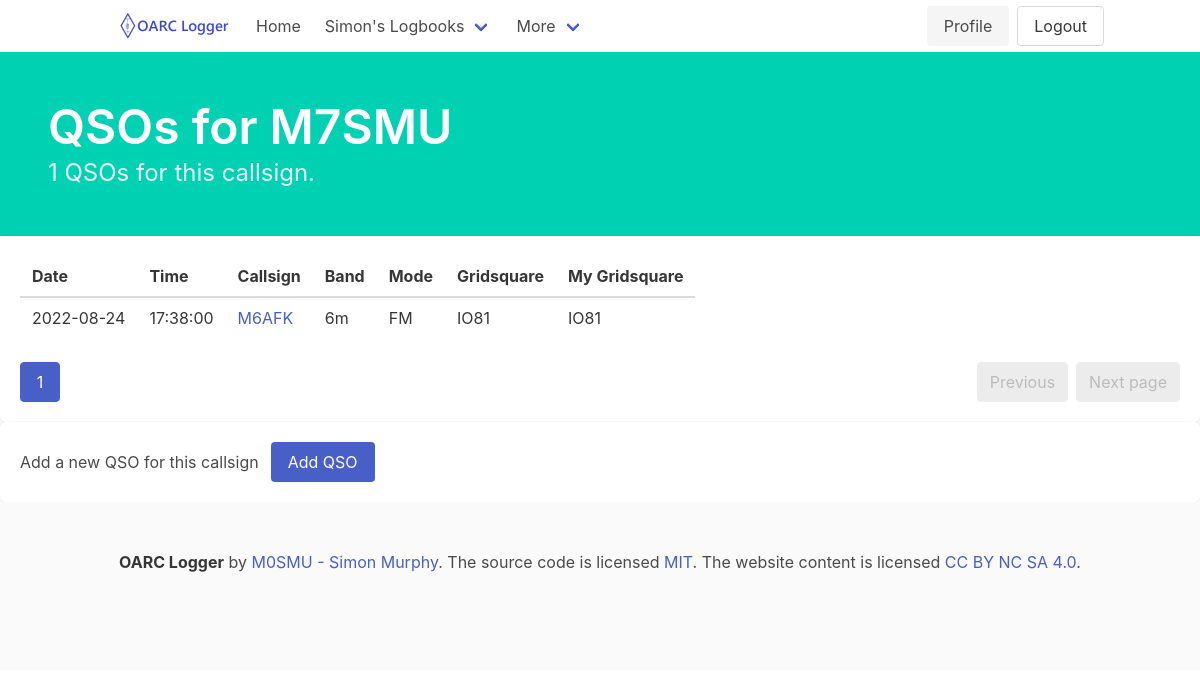
The app's page /callsigns/M7SMU/qsos (signed in) with its own data.
### logger/models.py (models this page shows, shortened)
class User(UserMixin, db.Model):
    id = db.Column(db.Integer, primary_key=True) # primary keys are required by SQLAlchemy
    name = db.Column(db.String(1000), unique=True)
    email = db.Column(db.String(100), unique=True)
    password = db.Column(db.String(100))
    created_on = db.Column(db.DateTime())
    last_login = db.Column(db.DateTime())
    callsigns = db.relationship('Callsign', backref='user', lazy=True)

class QSO(db.Model):
    id = db.Column(db.Integer, primary_key=True) # primary keys are required by SQLAlchemy
    band = db.Column(db.String(25))
    band_rx = db.Column(db.String(25))
    mode = db.Column(db.String(25))
    submode = db.Column(db.String(25))
    freq = db.Column(db.String(25))
    freq_rx = db.Column(db.String(25))
    call = db.Column(db.String(50))
    station_callsign = db.Column(db.String(50))
    operator = db.Column(db.String(50))
    owner_callsign = db.Column(db.String(50))
    qso_date = db.Column(db.Date())
    qso_date_off = db.Column(db.Date())
    time_on = db.Column(db.Time())
    time_off = db.Column(db.Time())
    gridsquare = db.Column(db.String(10))
    my_gridsquare = db.Column(db.String(10))
    rst_rcvd = db.Column(db.String(10))
    rst_sent = db.Column(db.String(10))
    tx_pwr = db.Column(db.String(10))
    my_rig = db.Column(db.String(100))
    my_antenna = db.Column(db.String(100))
    qso_random = db.Column(db.String(1))
    qso_complete = db.Column(db.String(3))
    sat_mode = db.Column(db.String(25))
    sat_name = db.Column(db.String(25))
    srx = db.Column(db.Integer)
    srx_string = db.Column(db.String(50))
    stx = db.Column(db.Integer)
    stx_string = db.Column(db.String(50))
    my_sota_ref = db.Column(db.String(25))
    sota_ref = db.Column(db.String(25))
    my_iota = db.Column(db.String(6))
    iota = db.Column(db.String(6))
    my_iota_island_id = db.Column(db.Integer)
    iota_island_id = db.Column(db.Integer)
    country = db.Column(db.String(50))
    my_country = db.Column(db.String(50))
    distance = db.Column(db.String(10))
    dxcc = db.Column(db.Integer)
    my_dxcc = db.Column(db.Integer)
    name = db.Column(db.String(50))
    my_name = db.Column(db.String(50))
    my_city = db.Column(db.String(50))
    cqz = db.Column(db.Integer)
    my_cq_zone = db.Column(db.Integer)
    ituz = db.Column(db.Integer)
    my_itu_zone = db.Column(db.Integer)
    qsl_rcvd = db.Column(db.String(3))
    qsl_rcvd_via = db.Column(db.String(3))
    qsl_sent = db.Column(db.String(3))
    qsl_sent_via = db.Column(db.String(3))
    lotw_qsl_rcvd = db.Column(db.String(3))
    lotw_qsl_sent = db.Column(db.String(3))
    lotw_qslsdate = db.Column(db.Date())
    eqsl_qsl_rcvd = db.Column(db.String(3))
    eqsl_qsl_sent = db.Column(db.String(3))
    eqsl_qslsdate = db.Column(db.Date())
    qrzcom_qso_upload_status = db.Column(db.String(3))
    qrzcom_qso_upload_date = db.Column(db.Date())
    address = db.Column(db.String(50))
    a_index = db.Column(db.Integer)
    k_index = db.Column(db.Integer)
    sfi = db.Column(db.Integer)
    ant_az = db.Column(db.Integer)
    ant_el = db.Column(db.Integer)
    comment = db.Column(db.String(255))
    cont = db.Column(db.String(2))
    email = db.Column(db.String(255))
    cnty = db.Column(db.String(50))
    my_cnty = db.Column(db.String(50))
    my_postal_code = db.Column(db.String(10))
    qth = db.Column(db.String(50))
    swl = db.Column(db.String(2))
    lat = db.Column(db.String(11))
    my_lat = db.Column(db.String(11))
    lon = db.Column(db.String(11))
    my_lon = db.Column(db.String(11))
    pfx = db.Column(db.String(15))

### logger/callsigns/views.py (the view)
@callsigns.route("/<callsign>/qsos")
@login_required
def call(callsign):
    callsign = callsign.replace('_', '/')
    page = request.args.get('page', 1, type=int)
    callqsos = QSO.query.filter_by(station_callsign = callsign).order_by(QSO.qso_date.desc(), QSO.time_on.desc()).paginate(page=page, per_page=ROWS_PER_PAGE)
    allqsos = QSO.query.filter_by(station_callsign = callsign).all()
    return render_template('callsign.html', qsos=callqsos, station_callsign=callsign, allqsos=allqsos)

### logger/application.py (called while the page is built)
def create_app():
    app = Flask(__name__)
    app.config.from_object(Config)
    db.init_app(app)
    migrate = Migrate(app, db, render_as_batch=True)
    login_manager = LoginManager()
    login_manager.login_view = 'users.login'
    login_manager.init_app(app)
    from logger.models import User
    @login_manager.user_loader
    def load_user(user_id):
        return User.query.get(int(user_id))
    app.register_blueprint(users, url_prefix='/users')
    app.register_blueprint(callsigns, url_prefix='/callsigns')
    app.register_blueprint(qsos, url_prefix='/qsos')
    @app.route("/")
    def index():
        return render_template('index.html')
    @app.route("/about")
    def about():
        return render_template('about.html')
    @app.template_filter()
    def MhzFormat(value):
        value = float(value)
        return "{:,.6f} MHz".format(value)
    return app

### logger/templates/callsign.html
{% extends 'base.html' %}
{% block hero %}is-primary{% endblock %}
{% block content %}
            <div class="bd-hero-heading">
                <h1 class="title is-size-1">
                    {% block title %} QSOs for {{ station_callsign }} {% endblock %}
                </h1>
                <div class="subtitle is-4 algolia-lvl1">
                    <p>{{ allqsos|length }} QSOs for this callsign.</p>
                </div>
            </div>
        </div>
    </section>
    <section>
        <div class="box">
            <table class="table is-striped is-hoverable">
                <thead>
                    <tr>
                        <th>Date</th>
                        <th>Time</th>
                        <th>Callsign</th>
                        <th>Band</th>
                        <th>Mode</th>
                        <th>Gridsquare</th>
                        <th>My Gridsquare</th>
                    </tr>
                </thead>
                <tbody>
                    {% for qso in qsos.items %}
                    <tr>
                        <td>{{ qso.qso_date }}</td>
                        <td>{{ qso.time_on }}</td>
                        <td><a href="/qsos/view/{{ qso.call| replace("/","_") }}/{{ qso.qso_date}}/{{ qso.time_on.strftime('%H:%M:%S.%f') }}" title="{{ qso.call }}">{{ qso.call }}</a></td>
                        <td>{{ qso.band }}</td>
                        <td>{{ qso.mode }}</td>
                        <td>{{ qso.gridsquare }}</td>
                        <td>{{ qso.my_gridsquare }}</td>
                    </tr>
                    {% else %}
                    No QSOs
                    {% endfor %}
                </tbody>
            </table>
            <nav class="pagination" role="navigation" aria-label="pagination">
                <a class="pagination-previous" {% if qsos.has_prev %}href="{{ url_for('callsigns.call', callsign=station_callsign, page=qsos.prev_num) }}"{% else %}disabled {% endif %} title="This is the first page">Previous</a>
                <a class="pagination-next" {% if qsos.has_next %}href="{{ url_for('callsigns.call', callsign=station_callsign, page=qsos.next_num) }}"{% else %}disabled {% endif %}>Next page</a>
                <ul class="pagination-list">
                    {% for page_num in qsos.iter_pages() %}
                        {% if qsos.page != page_num %}
                        <li>
                            <a class="pagination-link" href="{{ url_for('callsigns.call', callsign=station_callsign, page=page_num) }}" aria-label="Goto page {{ page_num }}">{{ page_num }}</a>
                        </li>
                        {% else %}
                        <li>
                            <a class="pagination-link is-current" href="{{ url_for('callsigns.call', callsign=station_callsign, page=page_num) }}" aria-label="Page {{ page_num }}" aria-current="page">{{ page_num }}</a>
                        </li>
                        {% endif %}
                    {% endfor %}
                </ul>
            </nav>
        </div>
    </section>
    <section>
        <div class="box">
            <div class="level">
                <div class="level-left">
                    <p class="level-item">Add a new QSO for this callsign</p>
                    <a class="button is-link level-item" href="{{ url_for('qsos.postnewqso', station_callsign=station_callsign | replace('/','_')) }}">Add QSO</a>
                </div>
            </div>
        </div>
    </section>
{% endblock %}

### logger/templates/base.html (shortened to what this page needs)
<!DOCTYPE html>
<html>
<head>
    <link rel="stylesheet" href="https://cdn.jsdelivr.net/npm/bulma@0.9.4/css/bulma.min.css" />
</head>
<body>
    <nav class="navbar">
        <div class="container">
            <div class="navbar-brand">
                <a class="navbar-item" href="https://oarc.uk">
                    <img src="{{ url_for('static', filename='OARCLogger.png') }}" width="112" height="28">
                </a>
            </div>
            <div id="navbarMenuHeroA" class="navbar-menu">
                <div id="navbarBasicExample" class="navbar-menu">
                    <div class="navbar-start">
                        <a href="{{ url_for('users.index') }}" class="navbar-item">
                            Home
                        </a>
                        {% if current_user.is_authenticated %}
                        <div class="navbar-item has-dropdown is-hoverable">
                            <a class="navbar-link">
                            {{ current_user.name }}'s Logbooks
                            </a>
                        </div>
                        {% endif %}
                        <div class="navbar-item has-dropdown is-hoverable">
                            <a class="navbar-link">
                            More
                            </a>
                        </div>
                    </div>
                <div class="navbar-end">
                    <div class="buttons">
                        {% if current_user.is_authenticated %}
                        <a href="{{ url_for('users.profile', user=current_user.name) }}" class="button is-light">
                            Profile
                        </a>
                        {% endif %}
                        {% if current_user.is_authenticated %}
                        <a href="{{ url_for('users.logout') }}" class="button">
                            Logout
                        </a>
                    {% endif %}
                </div>
            </div>
        </div>
    </nav>
    <section class="hero {% block hero %}is-light{% endblock %}">
        <div class="hero-body">
            {% block content %}
            {% endblock %}
</body>
<footer class="footer">
    <div class="content has-text-centered">
      <p>
        <strong>OARC Logger</strong> by <a href="https://qrz.com/db/M0SMU">M0SMU - Simon Murphy</a>. The source code is licensed
        <a href="http://opensource.org/licenses/mit-license.php">MIT</a>. The website content
        is licensed <a href="http://creativecommons.org/licenses/by-nc-sa/4.0/">CC BY NC SA 4.0</a>.
      </p>
    </div>
  </footer>
</html>

### records on screen
User: name "Simon"
QSO: qso_date "2022-08-24", time_on "17:38:00", call "M6AFK", band "6m", mode "FM", gridsquare "IO81", my_gridsquare "IO81"

### other values on screen
{{ station_callsign }} "M7SMU"
{{ allqsos|length }} "1"
{{ page_num }} "1"
